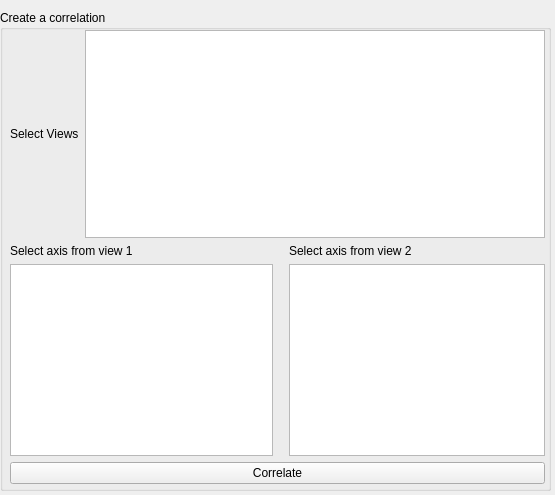
<?xml version="1.0" encoding="UTF-8"?>
<ui version="4.0">
 <class>PVViewsCorrelationWidget</class>
 <widget class="QWidget" name="PVViewsCorrelationWidget">
  <property name="geometry">
   <rect>
    <x>0</x>
    <y>0</y>
    <width>555</width>
    <height>495</height>
   </rect>
  </property>
  <property name="windowTitle">
   <string>Form</string>
  </property>
  <widget class="QGroupBox" name="groupBox">
   <property name="geometry">
    <rect>
     <x>0</x>
     <y>10</y>
     <width>551</width>
     <height>481</height>
    </rect>
   </property>
   <property name="title">
    <string>Create a correlation</string>
   </property>
   <widget class="QWidget" name="verticalLayoutWidget">
    <property name="geometry">
     <rect>
      <x>10</x>
      <y>20</y>
      <width>535</width>
      <height>454</height>
     </rect>
    </property>
    <layout class="QVBoxLayout" name="verticalLayout">
     <item>
      <layout class="QHBoxLayout" name="horizontalLayout">
       <item>
        <widget class="QLabel" name="label">
         <property name="text">
          <string>Select Views</string>
         </property>
        </widget>
       </item>
       <item>
        <widget class="QListWidget" name="view_listWidget">
         <property name="sizePolicy">
          <sizepolicy hsizetype="Expanding" vsizetype="Expanding">
           <horstretch>0</horstretch>
           <verstretch>0</verstretch>
          </sizepolicy>
         </property>
        </widget>
       </item>
      </layout>
     </item>
     <item>
      <layout class="QHBoxLayout" name="horizontalLayout_2">
       <property name="topMargin">
        <number>0</number>
       </property>
       <item>
        <layout class="QVBoxLayout" name="verticalLayout_2">
         <item>
          <widget class="QLabel" name="label_3">
           <property name="text">
            <string>Select axis from view 1</string>
           </property>
          </widget>
         </item>
         <item>
          <widget class="QListWidget" name="view1_axis_listWidget"/>
         </item>
        </layout>
       </item>
       <item>
        <layout class="QVBoxLayout" name="verticalLayout_3">
         <property name="leftMargin">
          <number>10</number>
         </property>
         <item>
          <widget class="QLabel" name="label_2">
           <property name="text">
            <string>Select axis from view 2</string>
           </property>
          </widget>
         </item>
         <item>
          <widget class="QListWidget" name="view2_axis_listWidget"/>
         </item>
        </layout>
       </item>
      </layout>
     </item>
     <item>
      <widget class="QPushButton" name="correlate_pushButton">
       <property name="text">
        <string>Correlate</string>
       </property>
      </widget>
     </item>
    </layout>
   </widget>
  </widget>
 </widget>
 <resources/>
 <connections/>
</ui>
